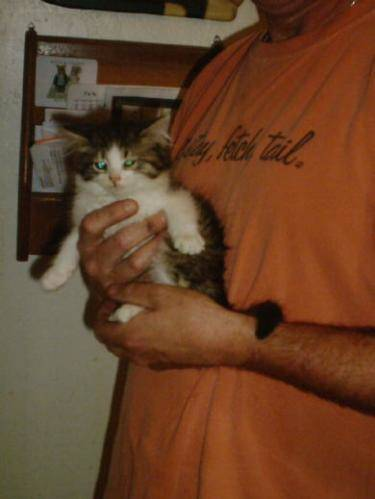
#> input picture Dataset/test/cats/cat.4002.jpg, 375 x 499 px, found by its file name; its folder holds only this picture in this run
$ python Prediction.py
#> lines starting #> are read from the running program, lines starting #| are printed output that depends on the picture
import os
import numpy as np
import cv2
import matplotlib.pyplot as plt
import pickle
import random
from sklearn.model_selection import train_test_split,GridSearchCV
from sklearn.svm import SVC
from sklearn.metrics import confusion_matrix, classification_report

test_dir = '/home/hossam/work/Image_Processing/Dataset/test'

categories = ['cats','dogs']


def load_images_from_folder(folder):
    data = []
    path = []
    label =[]

    for category in categories:
        path = os.path.join(folder,category)
        label=categories.index(category)

        for img in os.listdir(path):
            imgpath = os.path.join(path,img)
            try:
                pet_img=cv2.imread(imgpath,0)
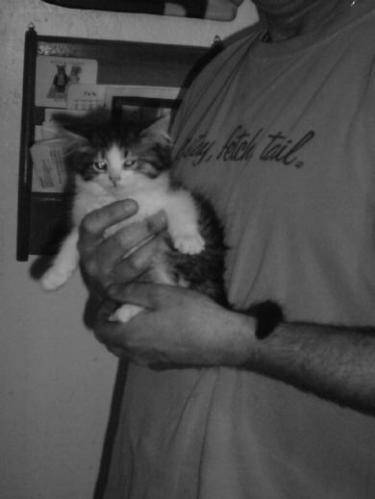
#> pet_img: shape (499, 375); min 1, max 187, mean 75.1
                pet_img=cv2.resize(pet_img,(50,50))
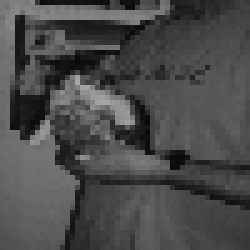
#> pet_img: shape (50, 50) (shown 5 times larger); min 8, max 166, mean 74.8
                image = np.array(pet_img).flatten()
#> image = 2500 values, max 166 at index 815, min 8 at index 1329, mean 74.84
                data.append([image,label])
            except Exception as e:
                pass
#> pass 2 of the loop in load_images_from_folder, `for category in categories:`:
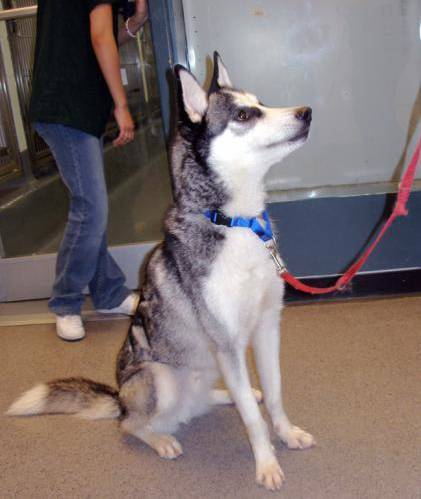
#> input picture Dataset/test/dogs/dog.4001.jpg, 421 x 499 px, found by its file name
#> in load_images_from_folder, `pet_img=cv2.imread(imgpath,0)`:
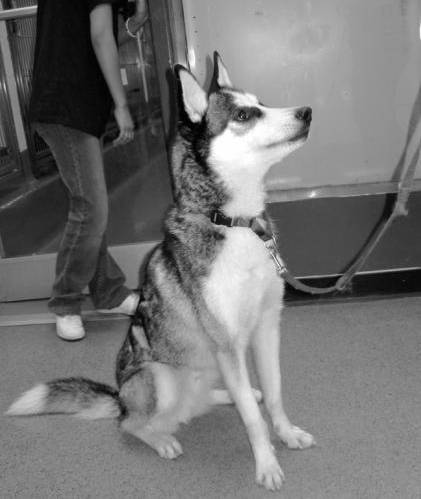
#> pet_img: shape (499, 421); min 0, max 255, mean 115.9
#> in load_images_from_folder, `pet_img=cv2.resize(pet_img,(50,50))`:
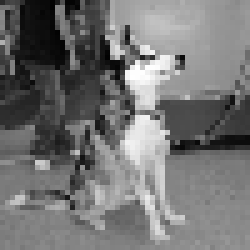
#> pet_img: shape (50, 50) (shown 5 times larger); min 1, max 255, mean 115.6
#> image = 2500 values, max 255 at index 677, min 1 at index 60, mean 115.6
    return data


test_data = load_images_from_folder(test_dir)
#> test_data = 2 items

random.shuffle(test_data)

xtest = np.array([item[0] for item in test_data]) / 255.0  # Normalize
ytest = np.array([item[1] for item in test_data])
#> ytest = [0, 1]

#> (the run stopped early here; a loop or call above may not have finished)
